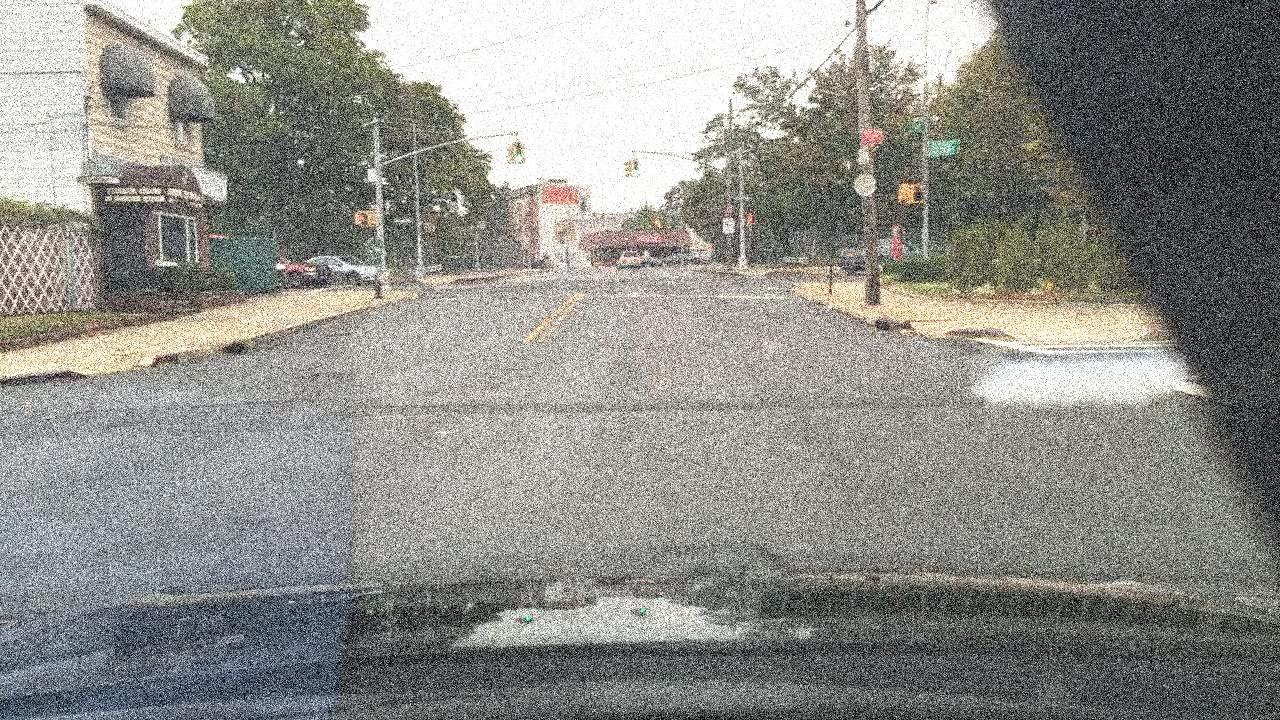
#> input picture 红绿灯识别项目/traffic_light_detection-训练数据集处理/test40-40.jpg, 1280 x 720 px, given as the content of the folder ../test40-40.jpg, which was not available
$ python -i '图片颜色替换-绘制红色图.py'   (imports and definitions only)
#> lines starting #> are read from the running program, lines starting #| are printed output that depends on the picture; pictures that were not available may be replaced by others from this repository, and a replacement may not be noted
import colorsys
from PIL import Image
import os
# 输入文件
filepath = r'D:\迅雷下载\AI数据集汇总\红绿灯检测数据集\traffic_light_detection\traffic_light_detection\new_mask_sample_CircularBackground\CircularBackground\GC_1'
save_path = r'D:\迅雷下载\AI数据集汇总\红绿灯检测数据集\traffic_light_detection\traffic_light_detection\new_mask_sample_CircularBackground\CircularBackground\RC_a'

# 目标色值
target_hue = 0


def blue_image_to_red_image(filepath,save_path):
#> called with filepath = '../test40-40.jpg', save_path = 'out.png'
    total_image_list = os.listdir(filepath)

    for imagename in total_image_list:
        image_path = os.path.join(filepath,imagename)
    # 读入图片，转化为 RGB 色值
        image = Image.open(image_path).convert('RGB')
#> image is the input picture: PIL image 1280x720 RGB; mean R, G, B 142.7, 142.6, 138.2

        # 将 RGB 色值分离
        image.load()
        r, g, b = image.split()
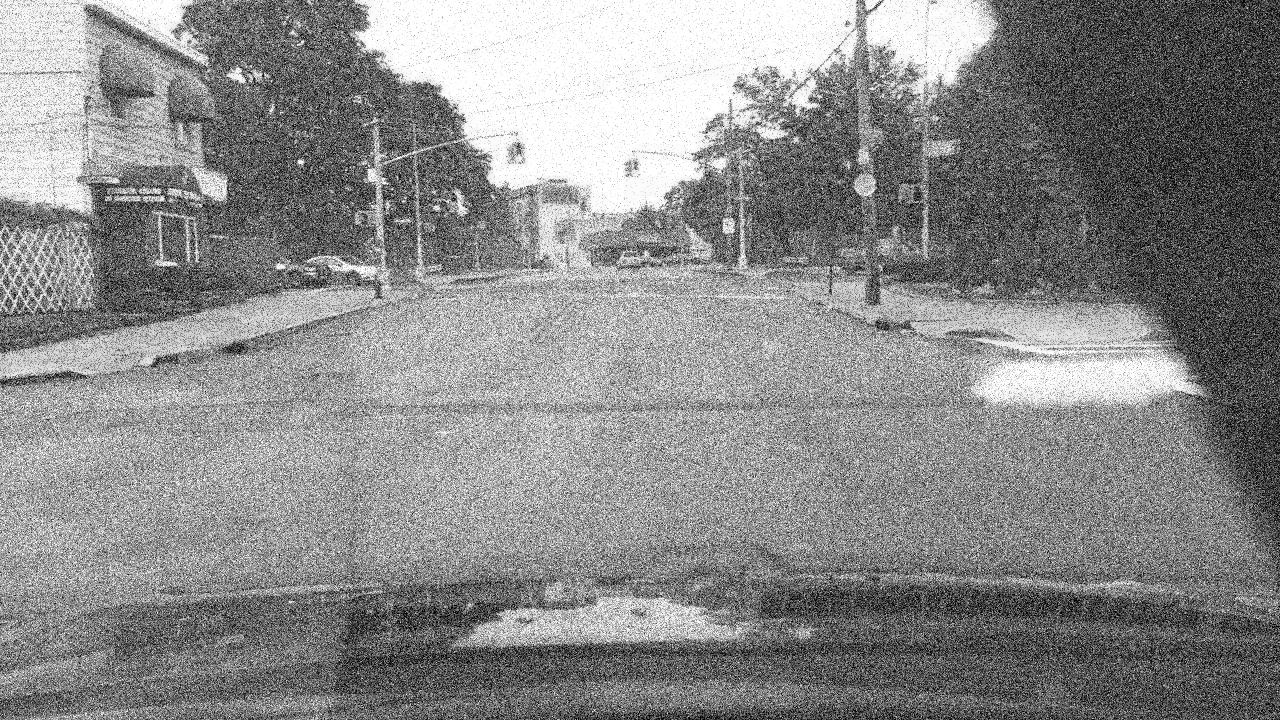
#> b: PIL image 1280x720 L; min 0, max 255, mean 138.2
        result_r, result_g, result_b = [], [], []
        # 依次对每个像素点进行处理
        for pixel_r, pixel_g, pixel_b in zip(r.getdata(), g.getdata(), b.getdata()):
            # 转为 HSV 色值
            h, s, v = colorsys.rgb_to_hsv(pixel_r / 255., pixel_b / 255., pixel_g / 255.)

            # 转回 RGB 色系
            rgb = colorsys.hsv_to_rgb(target_hue, s, v)
            pixel_r, pixel_g, pixel_b = [int(x * 255.) for x in rgb]
            # 每个像素点结果保存
            result_r.append(pixel_r)
            result_g.append(pixel_g)
            result_b.append(pixel_b)
#> this loop made 921600 passes
#> (h, s, v, rgb) on passes 1 to 3: (0.867, 0.0199, 0.984, (0.984, 0.965, 0.965)), (0.867, 0.0224, 0.875, (0.875, 0.855, 0.855)), (0.867, 0.0206, 0.953, (0.953, 0.933, 0.933))
#> after the loop, result_b = 921600 items; result_g = 921600 items; result_r = 921600 items

        r.putdata(result_r)
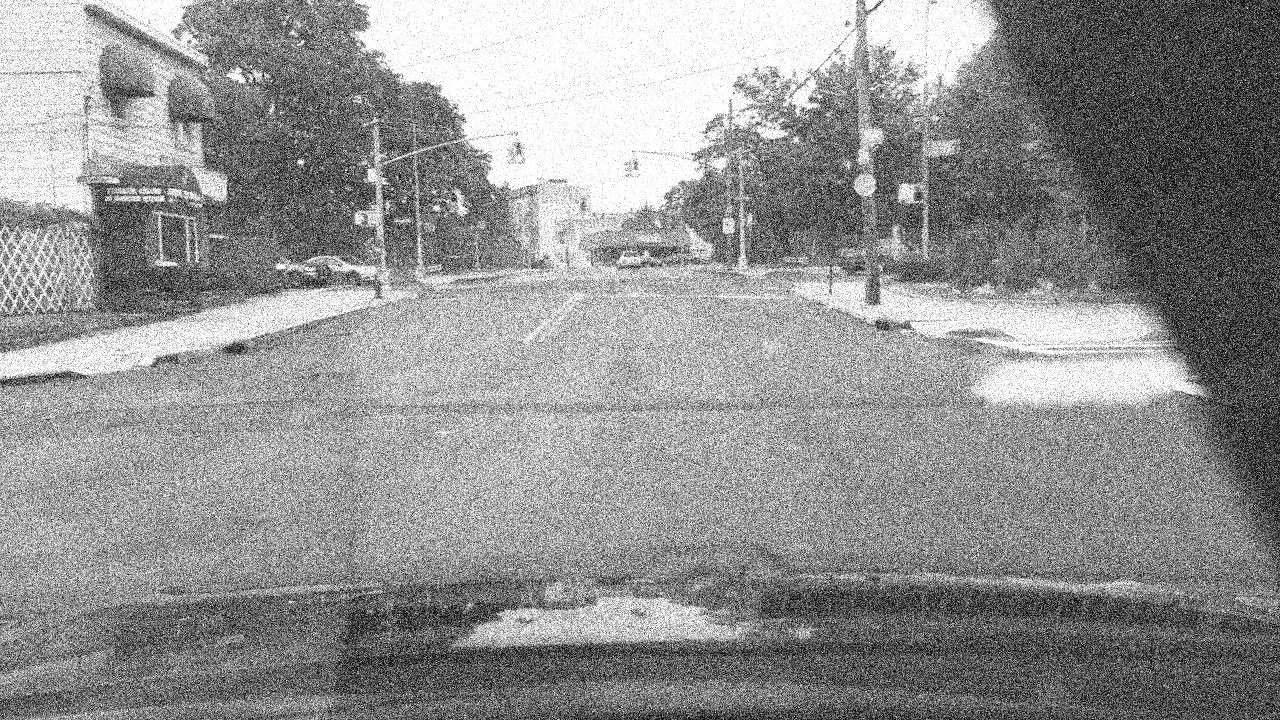
#> r: PIL image 1280x720 L; min 0, max 255, mean 146
        g.putdata(result_g)
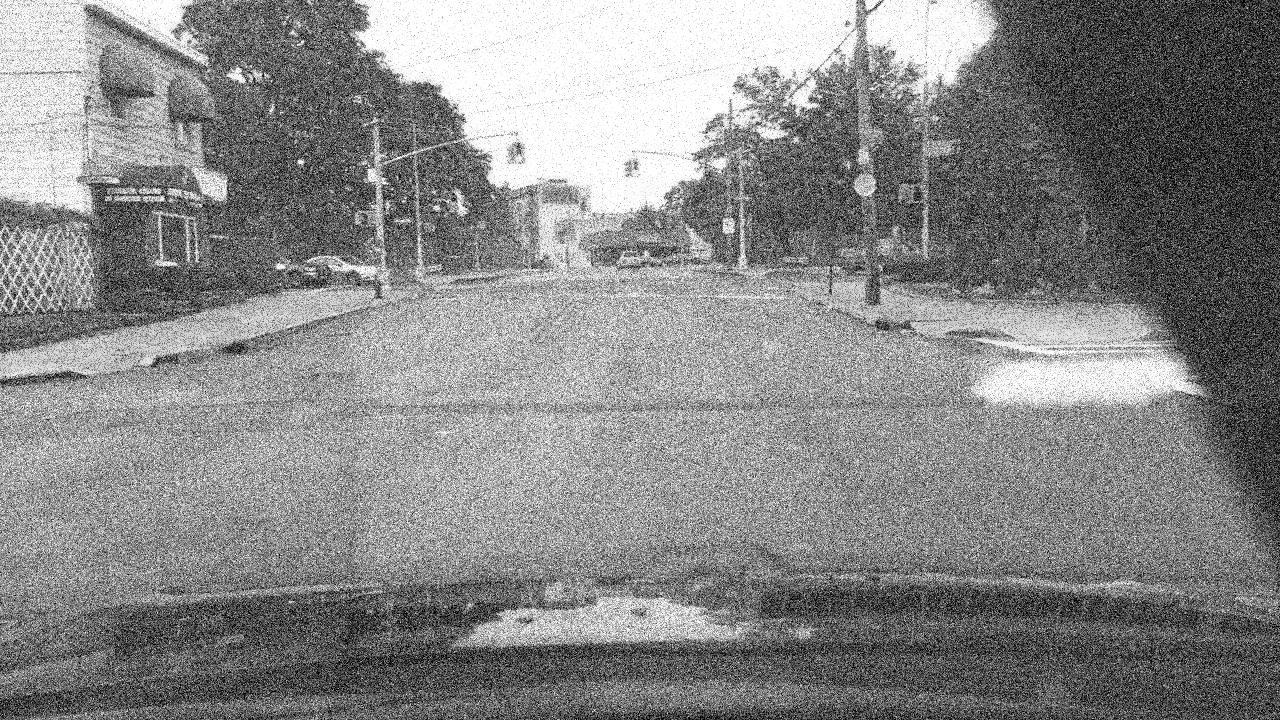
#> g: PIL image 1280x720 L; min 0, max 255, mean 135.6
        b.putdata(result_b)

        # 合并图片
        image = Image.merge('RGB', (r, g, b))
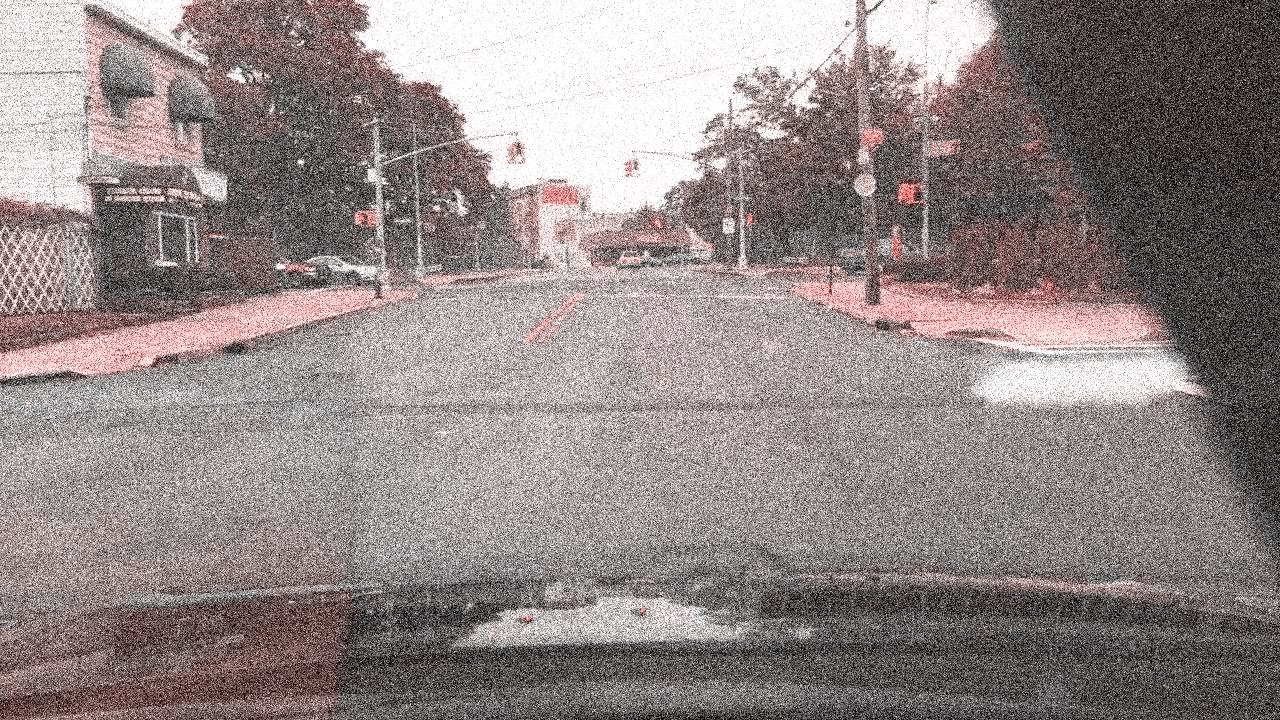
#> image: PIL image 1280x720 RGB; mean R, G, B 146, 135.6, 135.6
        # 输出图片
        # save_image_path = os.path.join(save_path,imagename.replace('.png','_a.png'))
        save_image_path = os.path.join(save_path, imagename)
        image.save(save_image_path)


# [1 line not run here, left out]

>>> result = blue_image_to_red_image('../test40-40.jpg', 'out.png')
